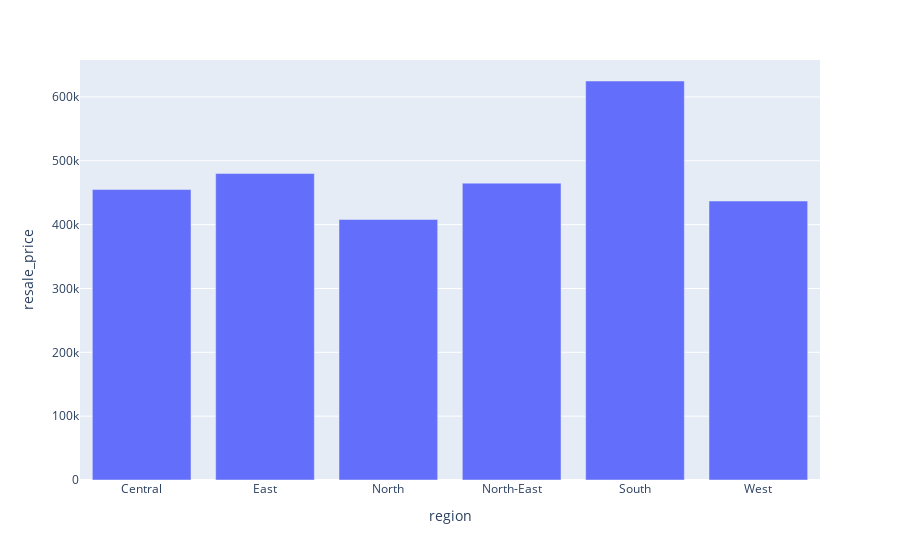

Notebook cell for this chart:
### Code cell
px.bar(median_prices, x="region", y="resale_price")

### Figure 1 — Plotly figure (JSON) as saved in the notebook; plotly's stock layout.template omitted (floating-point values rounded to 4 significant figures)
{"data": [{"alignmentgroup": "True", "hovertemplate": "region=%{x}<br>resale_price=%{y}<extra></extra>", "legendgroup": "", "marker": {"color": "#636efa", "pattern": {"shape": ""}}, "name": "", "offsetgroup": "", "orientation": "v", "showlegend": false, "textposition": "auto", "type": "bar", "x": ["Central", "East", "North", "North-East", "South", "West"], "xaxis": "x", "y": [455000, 480000, 408000, 465000, 625000, 437000], "yaxis": "y"}], "layout": {"barmode": "relative", "legend": {"tracegroupgap": 0}, "margin": {"t": 60}, "xaxis": {"anchor": "y", "domain": [0, 1], "title": {"text": "region"}}, "yaxis": {"anchor": "x", "domain": [0, 1], "title": {"text": "resale_price"}}}}
